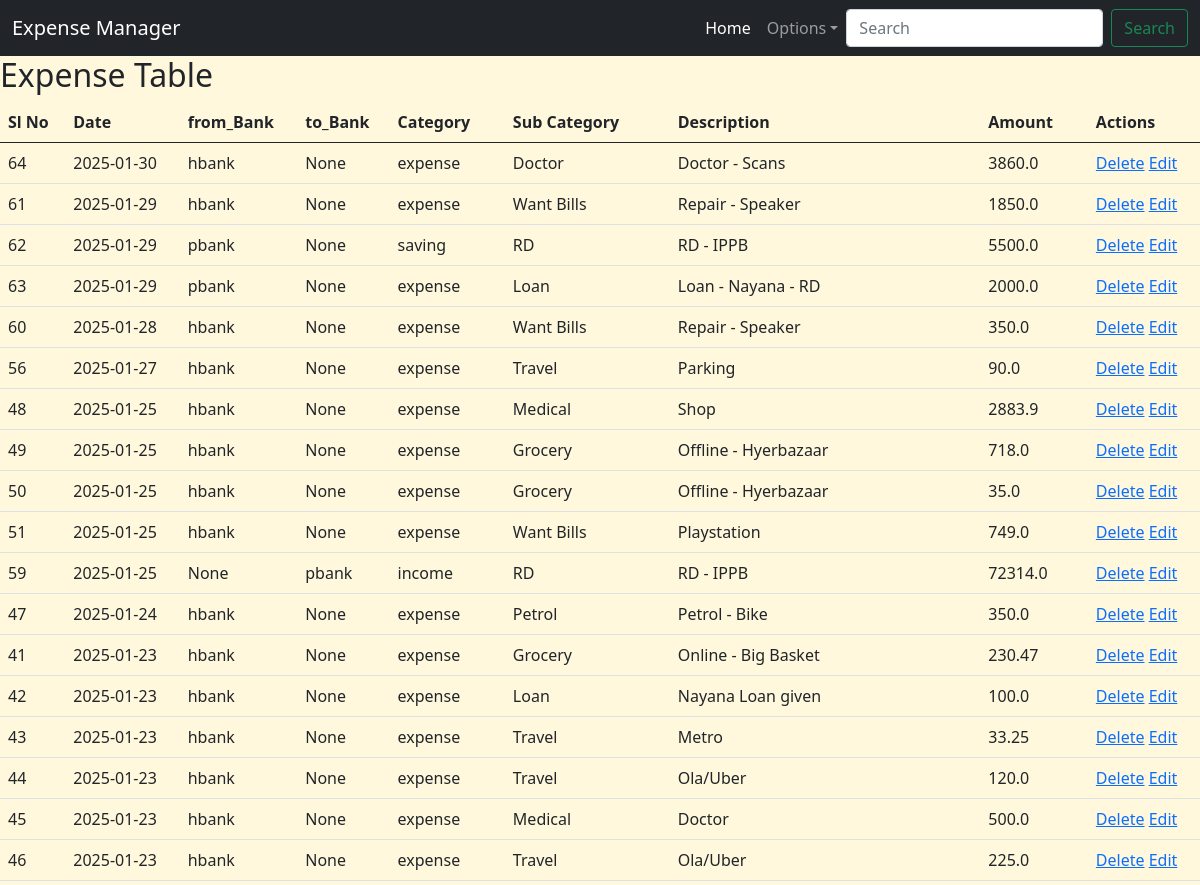
Before: /view (upper part) with the older database file.
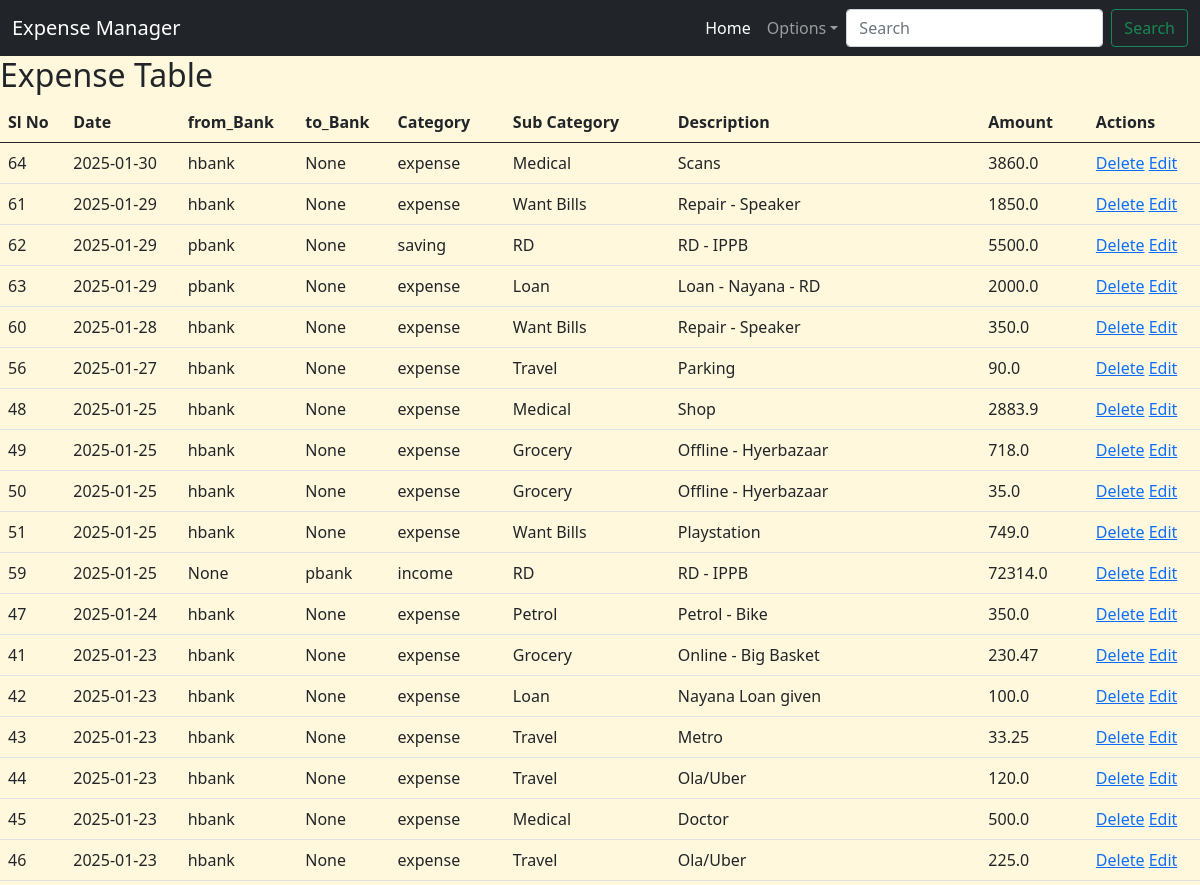
After: the same page with the newer database file.
### app.py (models this page shows)
class IncomeExpenseManager(db.Model):
    id = db.Column(db.Integer, primary_key=True)
    date = db.Column(db.Date, nullable=False)
    from_bank = db.Column(db.String(10), nullable=True)
    to_bank = db.Column(db.String(10), nullable=True)
    category = db.Column(db.String(20), nullable=False)
    sub_category = db.Column(db.String(50), nullable=False)
    description = db.Column(db.String(100), nullable=False)
    amount = db.Column(db.Float, nullable=False)

### app.py (the view)
@app.route('/view')
def view_expenses():
    expenses = IncomeExpenseManager.query.order_by(IncomeExpenseManager.date.desc()).all()
    return render_template('view_expenses.html', expenses=expenses)

### templates/view_expenses.html
{% extends 'base.html' %}
{% block content %}
<h2> Expense Table </h2>
<table class="table">
    <thead>
        <tr>
            <th>Sl No</th>
            <th>Date</th>
            <th>from_Bank</th>
            <th>to_Bank</th>
            <th>Category</th>
            <th>Sub Category</th>
            <th>Description</th>
            <th>Amount</th>
            <th>Actions</th>
        </tr>
    </thead>
    <tbody>
        {% for expense in expenses %}
        <tr>
            <td>{{expense.id}}</td>
            <td>{{expense.date}}</td>
            <td>{{expense.from_bank}}</td>
            <td>{{expense.to_bank}}</td>
            <td>{{expense.category}}</td>
            <td>{{expense.sub_category}}</td>
            <td>{{expense.description}}</td>
            <td>{{expense.amount}}</td>
            <td> <a href="{{url_for ('delete_expense', id=expense.id) }}" onclick="return confirm('Are you sure you want to delete this item?');">Delete</a>
            <a href="{{url_for ('edit_expense', id=expense.id) }}"> Edit</a> </td>
        </tr>
        {% endfor %}
    </tbody>
</table>
{% endblock %}

### templates/base.html (shortened to what this page needs)
<!DOCTYPE html>
<html lang="en">
<head>
    <link href="https://cdn.jsdelivr.net/npm/bootstrap@5.0.2/dist/css/bootstrap.min.css" rel="stylesheet">
  </head>
<body>
    <header>
        <nav class="navbar navbar-expand-lg navbar-dark bg-dark">
            <div class="container-fluid">
              <a class="navbar-brand" href="{{url_for('index')}}">Expense Manager</a>
              <div class="collapse navbar-collapse" id="navbarSupportedContent">
                <ul class="navbar-nav ms-auto mb-2 mb-lg-0">
                  <li class="nav-item">
                    <a class="nav-link active" aria-current="page" href="{{url_for('index')}}">Home</a>
                  </li>
                  <li class="nav-item dropdown">
                    <a class="nav-link dropdown-toggle" href="#" role="button" data-bs-toggle="dropdown" aria-expanded="false">Options</a>
                  </li>
                </ul>
                <form class="d-flex" role="search">
                  <input class="form-control me-2" type="search" placeholder="Search" aria-label="Search">
                  <button class="btn btn-outline-success" type="submit">Search</button>
                </form>
              </div>
            </div>
          </nav>
    </header>
    <main>
        {% block content %}{% endblock %}
    </main>
</body>
</html>

### templates/base.html (style rules this page uses)
body { background-color: cornsilk; }

Changed rows visible on the page:
changed IncomeExpenseManager id 64: sub_category "Doctor" → "Medical"; description "Doctor - Scans" → "Scans"
